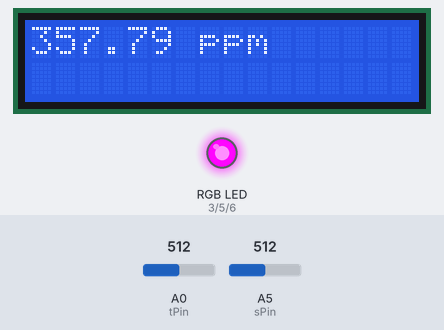
Bench run of a program on a simulated Arduino Uno, built with avr-gcc and run on an emulated ATmega328P. Parts: 16×2 character LCD, an RGB LED mixed from three pins (HIGH = lit). The test bench sets the inputs (shaded band); at power-on: A5 (sPin) = 512, A0 (tPin) = 512. What the program prints to the serial monitor is not drawn.

Above: at 1.6 s.
1.7 s: A5 (sPin) set to 666
At 3.7 s:
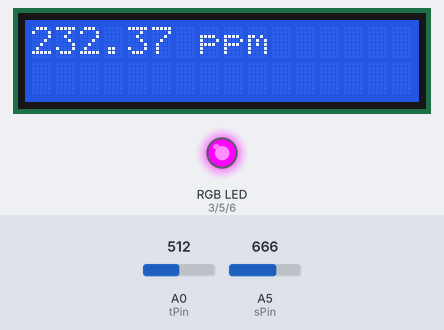
4.5 s: A5 (sPin) set to 689
At 7.3 s:
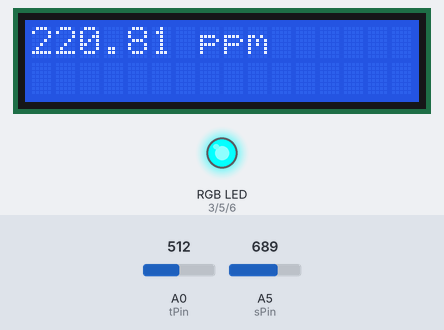
7.8 s: A5 (sPin) set to 511
At 10.4 s:
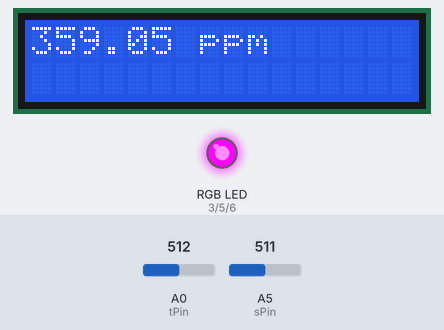
10.8 s: A5 (sPin) set to 349
At 12.9 s:
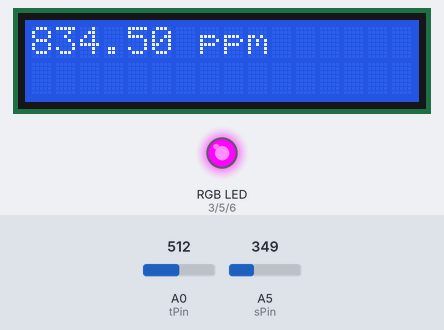
13.6 s: A5 (sPin) set to 332
At 16.6 s:
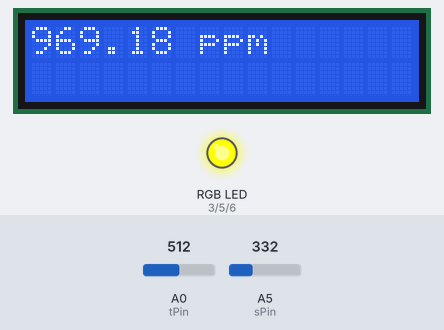
16.9 s: A5 (sPin) set to 716
At 19.7 s:
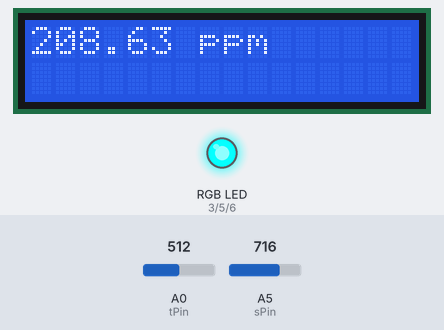
Timing chart, 0 to 20.9 s (numbered marks = the images above; inputs shaded):
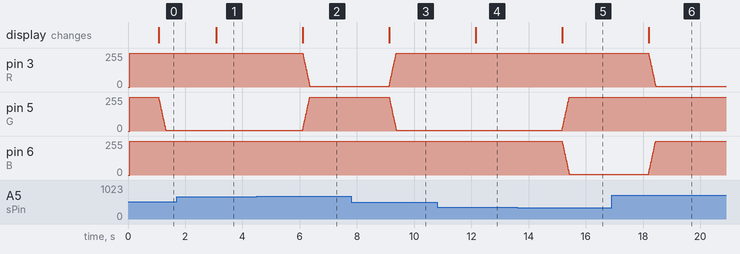

The program:

main.cpp
```cpp
#include <Arduino.h>
#include <LiquidCrystal.h>
#include <Wire.h>
LiquidCrystal lcd(7, 8, 9, 10, 11, 12);
#pragma region constants
const int tPin = A0;
const int sPin = A5;
const double vRef = 5.0;
const int r1 = 10000;
const int R = 3;
const int G = 5;
const int B = 6;
const int fade = 10;
#pragma endregion
#pragma region variables
bool ROn = false;
bool GOn = false;
bool BOn = false;
int Gval = 255;
int Rval = 255;
int Bval = 255;
int time = 0;
int fadeTime = 0;
long salV = 0;
long tempV = 0;
double temp;
#pragma endregion

double calculateVoltage(int vDigital)
{
  return vDigital * 5.0 / 1024;
}

double calculateResistance(int vDigital)
{
  double vAnalog = vDigital * 5.0 / 1024;
  return vAnalog * r1 / (vRef - vAnalog);
}

void setup()
{
  pinMode(sPin, INPUT);
  pinMode(tPin, INPUT);
  pinMode(R, OUTPUT);
  pinMode(G, OUTPUT);
  pinMode(B, OUTPUT);
  lcd.begin(16, 2);
  lcd.setCursor(0, 0);
  Serial.begin(9600);
}

void loop()
{
  time = millis();
  fadeTime = time + 1000;
  lcd.setCursor(0, 0);
  salV = analogRead(sPin);

  int count = 0;
  while (time < fadeTime) //fade code
  {
    tempV = tempV + analogRead(tPin);
    if (ROn)
    { //LED fade code
      if (Rval > 5)
      {
        Rval = Rval - fade;
      }
    }
    else
    {
      if (Rval < 255)
      {
        Rval = Rval + fade;
      }
    }
    if (GOn)
    {
      if (Gval > 5)
      {
        Gval = Gval - fade;
      }
    }
    else
    {
      if (Gval < 255)
      {
        Gval = Gval + fade;
      }
    }
    if (BOn)
    {
      if (Bval > 5)
      {
        Bval = Bval - fade;
      }
    }
    else
    {
      if (Bval < 255)
      {
        Bval = Bval + fade;
      }
    }

    analogWrite(G, Gval);
    analogWrite(R, Rval);
    analogWrite(B, Bval);
    delay(10);
    count = count + 1;
    time = millis();
  }

  double Vout = calculateVoltage(salV);
  tempV = tempV / count; //average reads
  temp = calculateVoltage(tempV);
  Serial.print("Voltage = ");
  Serial.print(Vout);
  Serial.print(", ");
  Serial.print("Salinity (ppm) = ");
  float salinity = 1 / ((0.002006061 * Vout) - 0.002220208);
  Serial.println(salinity);

  // lcd.print("Voltage = ");
  // lcd.print(calculateVoltage(salV));
  // lcd.setCursor(0, 2);
  // lcd.print("TempV = ");
  // lcd.print(temp);
  lcd.print(salinity);
  lcd.print(" ppm");

  if (calculateVoltage(salV) > 3.33)
  { //hot margin in C
    ROn = true;
    GOn = false;
    BOn = false;
  }
  else if (calculateVoltage(salV) < 1.66)
  { //cold margin in C
    ROn = false;
    GOn = false;
    BOn = true;
  }
  else
  {
    ROn = false;
    GOn = true;
    BOn = false;
  }
}
```

Measured:
- the behaviour switches between 681 and 682 on A5 (sPin) (found by bisection; images 1 and 2)
- the behaviour switches between 340 and 339 on A5 (sPin) (found by bisection; images 4 and 5)
- after the input at 1.7 s, the display: changes after 1.4 s (image 1)
- after the input at 4.5 s, pin 3 (R): moves from 255/255 to 5/255 over 0.24 s, starting after 1.6 s; pin 5 (G): moves from 5/255 to 255/255 over 0.24 s, starting after 1.6 s; the display: changes after 1.6 s (image 2)
- after the input at 7.8 s, pin 3 (R): moves from 5/255 to 255/255 over 0.24 s, starting after 1.3 s; pin 5 (G): moves from 255/255 to 5/255 over 0.24 s, starting after 1.3 s; the display: changes after 1.3 s (image 3)
- after the input at 10.8 s, the display: changes after 1.4 s (image 4)
- after the input at 13.6 s, pin 5 (G): moves from 5/255 to 255/255 over 0.24 s, starting after 1.6 s; pin 6 (B): moves from 255/255 to 5/255 over 0.24 s, starting after 1.6 s; the display: changes after 1.6 s (image 5)
- after the input at 16.9 s, pin 3 (R): moves from 255/255 to 5/255 over 0.24 s, starting after 1.3 s; pin 6 (B): moves from 5/255 to 255/255 over 0.24 s, starting after 1.3 s; the display: changes after 1.3 s (image 6)
